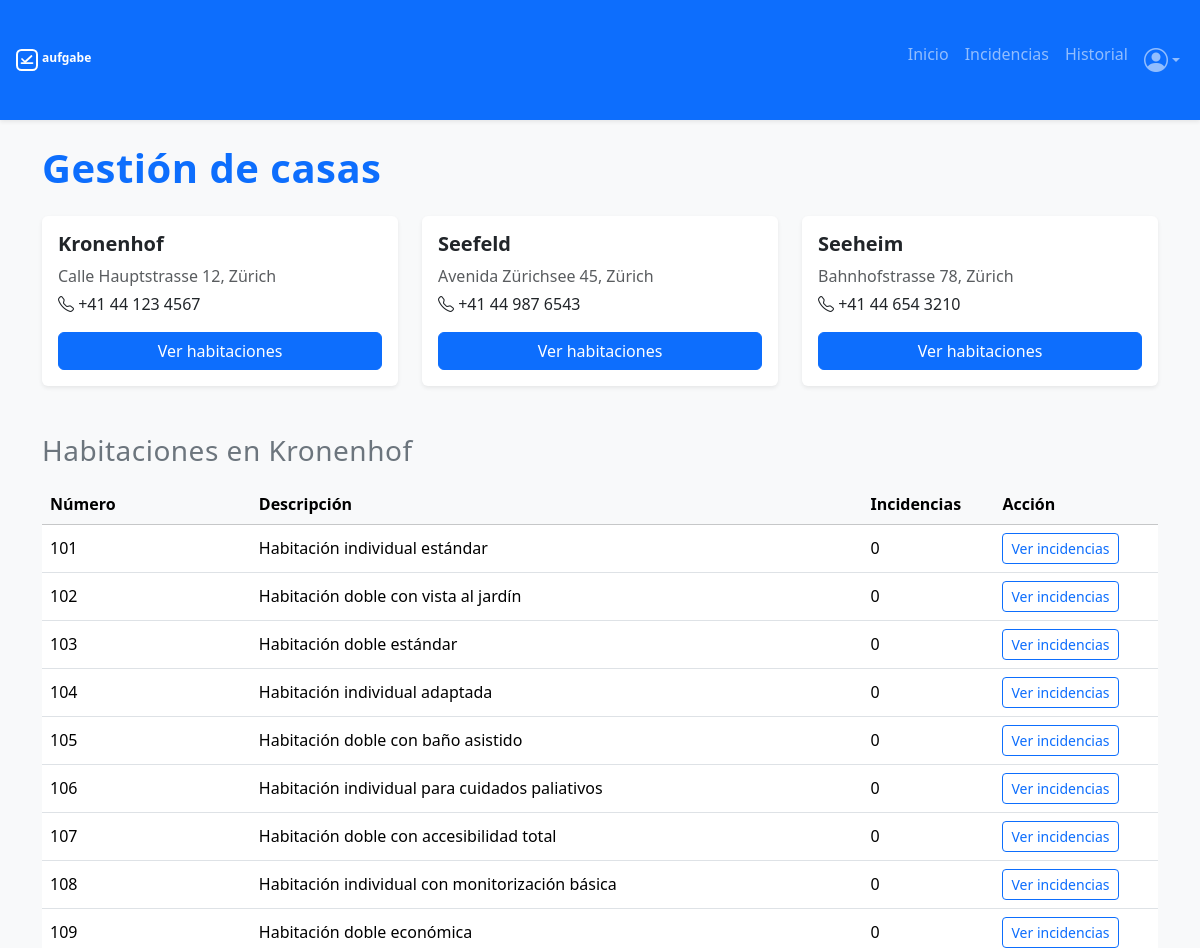
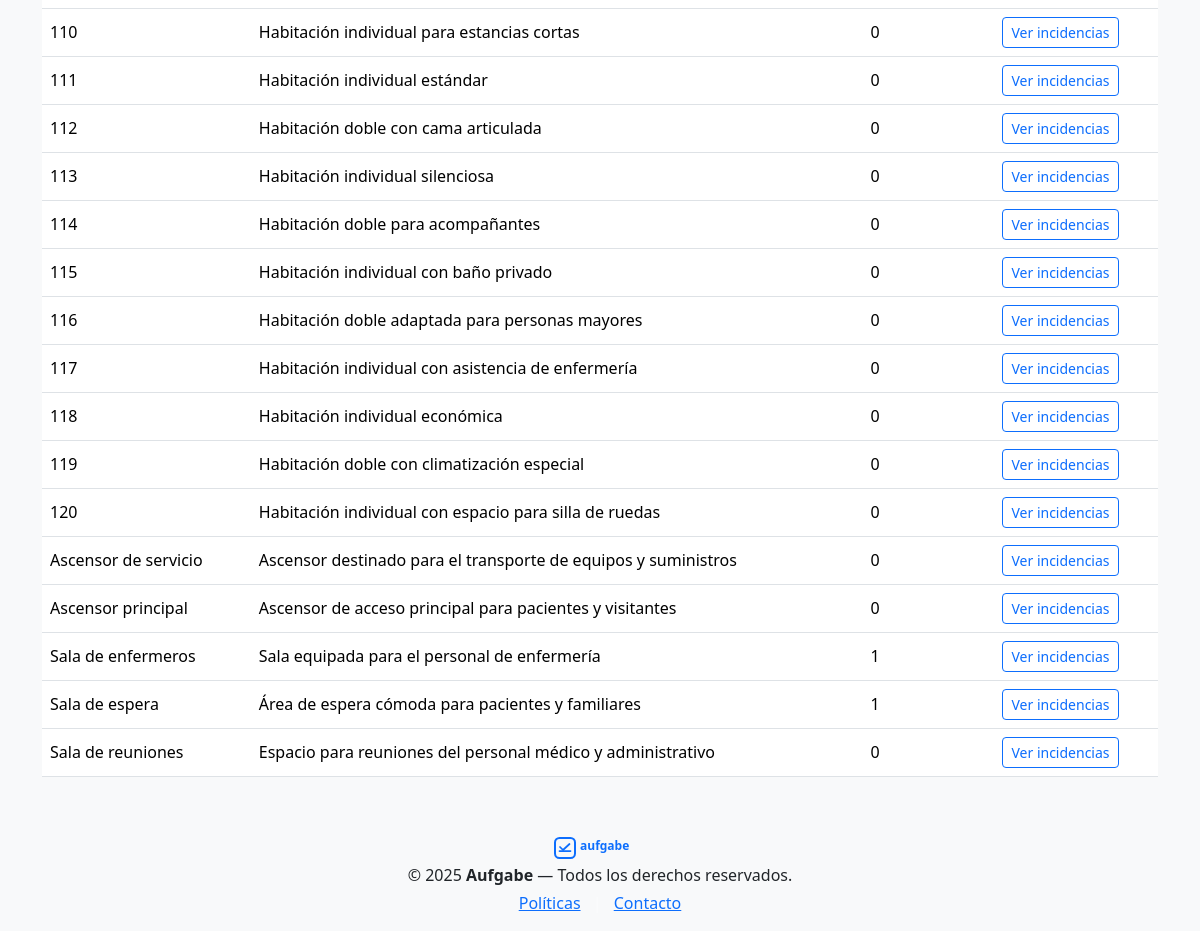
Screenshot of /views/casas.php?id_casa=1 (signed in) with the database file from the repository (2 pictures, top to bottom).
### tables this page shows
CREATE TABLE casas (
    id_casa INT AUTO_INCREMENT PRIMARY KEY,
    nombre VARCHAR(100) NOT NULL,
    direccion VARCHAR(255),
    telefono VARCHAR(20)
);

CREATE TABLE habitaciones (
    id_habitacion INT AUTO_INCREMENT PRIMARY KEY,
    numero VARCHAR(100) NOT NULL,
    id_casa INT NOT NULL,
    descripcion VARCHAR(255),
    FOREIGN KEY (id_casa) REFERENCES casas(id_casa)
        ON DELETE CASCADE ON UPDATE CASCADE
);

### views/casas.php (the view, shortened to what this page needs)
<?php
include_once '../includes/header.php';
$database = new Database();
$db = $database->conectar();
$queryCasas = $db->query("SELECT * FROM casas");
$casas = $queryCasas->fetchAll(PDO::FETCH_ASSOC);
$idCasaSeleccionada = $_GET['id_casa'] ?? null;
$habitaciones = [];
if ($idCasaSeleccionada) {
    $stmt = $db->prepare("
    SELECT h.id_habitacion, h.numero, h.descripcion,
           IFNULL(COUNT(i.id_incidencia), 0) AS total_incidencias
    FROM habitaciones h
    LEFT JOIN incidencias i
        ON h.id_habitacion = i.id_habitacion
    WHERE h.id_casa = :id_casa
    GROUP BY h.id_habitacion
    ORDER BY h.numero ASC");
    $stmt->bindParam(':id_casa', $idCasaSeleccionada, PDO::PARAM_INT);
    $stmt->execute();
    $habitaciones = $stmt->fetchAll(PDO::FETCH_ASSOC);
    $nombreCasa = $db->query("SELECT nombre FROM casas WHERE id_casa = $idCasaSeleccionada")->fetchColumn();
}
?>
<link rel="stylesheet" href="../assets/css/casas.css">
<div class="container py-4">
    <h1 class="fw-bold text-primary mb-4">Gestión de casas</h1>
    <div class="row g-4 mb-5">
        <?php foreach ($casas as $casa): ?>
            <div class="col-md-4">
                <div class="card shadow-sm border-0 h-100">
                    <div class="card-body">
                        <h5 class="fw-bold"><?= htmlspecialchars($casa['nombre']) ?></h5>
                        <p class="text-muted mb-1"><?= htmlspecialchars($casa['direccion']) ?></p>
                        <p class="mb-3"><i class="bi bi-telephone"></i> <?= htmlspecialchars($casa['telefono']) ?></p>
                        <a href="casas.php?id_casa=<?= $casa['id_casa'] ?>" class="btn btn-primary w-100">
                            Ver habitaciones
                        </a>
                    </div>
                </div>
            </div>
        <?php endforeach; ?>
    </div>
    <?php if ($idCasaSeleccionada): ?>
        <h3 class="mb-3 text-secondary">Habitaciones en <?= htmlspecialchars($nombreCasa) ?></h3>
        <?php if (!empty($habitaciones)): ?>
            <div class="table-responsive">
                <table class="table table-hover align-middle">
                    <thead class="table-light">
                        <tr>
                            <th>Número</th>
                            <th>Descripción</th>
                            <th>Incidencias</th>
                            <th>Acción</th>
                        </tr>
                    </thead>
                    <tbody>
                        <?php foreach ($habitaciones as $h): ?>
                            <tr>
                                <td><?= htmlspecialchars($h['numero']) ?></td>
                                <td><?= htmlspecialchars($h['descripcion']) ?></td>
                                <td><?= $h['total_incidencias'] ?></td>
                                <td>
                                    <a href="historial/historial.php?id_habitacion=<?= $h['id_habitacion'] ?>"
                                        class="btn btn-sm btn-outline-primary">
                                        Ver incidencias
                                    </a>
                                </td>
                            </tr>
                        <?php endforeach; ?>
                    </tbody>
                </table>
            </div>
        <?php else: ?>
            <p class="text-muted">Esta casa no tiene habitaciones registradas.</p>
        <?php endif; ?>
    <?php endif; ?>
</div>
<?php include_once '../includes/footer.php'; ?>

### assets/css/casas.css (style rules this page uses)
h1, h3 { letter-spacing: 0.5px; }

### rows the page displays
casas: nombre "Kronenhof", direccion "Calle Hauptstrasse 12, Zürich", telefono "+41 44 123 4567"
casas: nombre "Seefeld", direccion "Avenida Zürichsee 45, Zürich", telefono "+41 44 987 6543"
casas: nombre "Seeheim", direccion "Bahnhofstrasse 78, Zürich", telefono "+41 44 654 3210"
habitaciones: numero "101", descripcion "Habitación individual estándar", total_incidencias "0"
habitaciones: numero "102", descripcion "Habitación doble con vista al jardín", total_incidencias "0"
habitaciones: numero "103", descripcion "Habitación doble estándar", total_incidencias "0"
habitaciones: numero "104", descripcion "Habitación individual adaptada", total_incidencias "0"
habitaciones: numero "105", descripcion "Habitación doble con baño asistido", total_incidencias "0"
habitaciones: numero "106", descripcion "Habitación individual para cuidados paliativos", total_incidencias "0"
habitaciones: numero "107", descripcion "Habitación doble con accesibilidad total", total_incidencias "0"
habitaciones: numero "108", descripcion "Habitación individual con monitorización básica", total_incidencias "0"
habitaciones: numero "109", descripcion "Habitación doble económica", total_incidencias "0"
habitaciones: numero "110", descripcion "Habitación individual para estancias cortas", total_incidencias "0"
habitaciones: numero "111", descripcion "Habitación individual estándar", total_incidencias "0"
habitaciones: numero "112", descripcion "Habitación doble con cama articulada", total_incidencias "0"
habitaciones: numero "113", descripcion "Habitación individual silenciosa", total_incidencias "0"
habitaciones: numero "114", descripcion "Habitación doble para acompañantes", total_incidencias "0"
habitaciones: numero "115", descripcion "Habitación individual con baño privado", total_incidencias "0"
habitaciones: numero "116", descripcion "Habitación doble adaptada para personas mayores", total_incidencias "0"
habitaciones: numero "117", descripcion "Habitación individual con asistencia de enfermería", total_incidencias "0"
habitaciones: numero "118", descripcion "Habitación individual económica", total_incidencias "0"
habitaciones: numero "119", descripcion "Habitación doble con climatización especial", total_incidencias "0"
habitaciones: numero "120", descripcion "Habitación individual con espacio para silla de ruedas", total_incidencias "0"
habitaciones: numero "Ascensor de servicio", descripcion "Ascensor destinado para el transporte de equipos y suministros", total_incidencias "0"
habitaciones: numero "Ascensor principal", descripcion "Ascensor de acceso principal para pacientes y visitantes", total_incidencias "0"
habitaciones: numero "Sala de enfermeros", descripcion "Sala equipada para el personal de enfermería", total_incidencias "1"
habitaciones: numero "Sala de espera", descripcion "Área de espera cómoda para pacientes y familiares", total_incidencias "1"
habitaciones: numero "Sala de reuniones", descripcion "Espacio para reuniones del personal médico y administrativo", total_incidencias "0"
